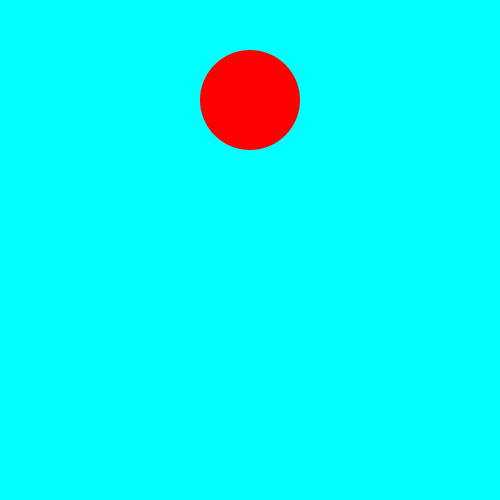
Frame 1 (no input)
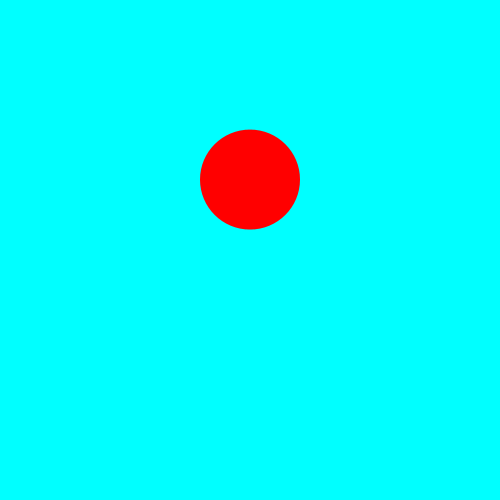
Frame 60 (the mouse pressed at the canvas centre just before this capture)
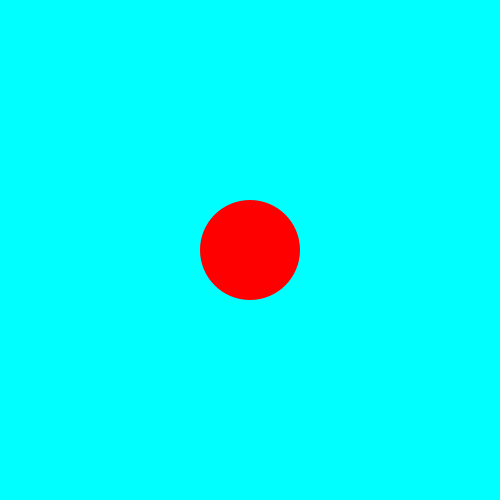
Frame 120 (the mouse held since frame 60 and released just before this capture)

The Processing sketch that drew these frames (run headless with seeded random() and noise(); from frame 60 on, the mouse is pressed at the canvas centre):

// Processing sketch: BallBounce
// ── BallBounce.pde
//dmmagdal
//BallBounce
//cmps 5J
//pa6

//ball variables
float x, y, Xspeed, Yspeed;

//environment variables
float gravity, stopSpeed, dissipation;

void setup(){
  size(500, 500);
  smooth();
  
  x = width/2;
  y = 100;
  Xspeed = 0;
  Yspeed = 0;
  
  gravity = 0.6;
  stopSpeed = 0.2;
  dissipation = 0.08;
  
}

void draw(){
  background(0, 255, 255);
  
  y = constrain(y, 50, height-50);
  x = constrain(x, 50, width-50);
  
  displayBall();
  
  if( mousePressed && mouseOnBall() ){
    holdBall();
  }
  else{
   moveBall();
   updateSpeed();
  }
  
}

void displayBall(){
  noStroke();
  fill(255, 0, 0);
  ellipseMode(CENTER);
  ellipse(x, y, 100, 100);
  
}

void holdBall(){
  x = mouseX;
  y = mouseY;
  Xspeed = mouseX - pmouseX;
  Yspeed = mouseY - pmouseY;
  
}

void moveBall(){
  x+=Xspeed;
  y+=Yspeed;
  
}

void updateSpeed(){  
  
  if(abs(Xspeed)<stopSpeed){
   Xspeed = 0; 
  }
  else if(x > width-50){
    Xspeed *= -(1-dissipation);
  }
  else if(x < width-450){
    Xspeed *= -(1-dissipation);
  }
  
  if(abs(Yspeed)<stopSpeed){
   Yspeed = 0; 
  }
  else if(y > height-50){
   Yspeed *= -(1-dissipation); 
  }
  else if (y < height-450){
    Yspeed *= -(1-dissipation);
  }
  Yspeed += gravity;
  
}

boolean mouseOnBall(){
  if (x-50 < mouseX && x+50 > mouseX && y-50 < mouseY && y+50 > mouseY){
    return true;
  }
  else{
    return false; 
  }
}
